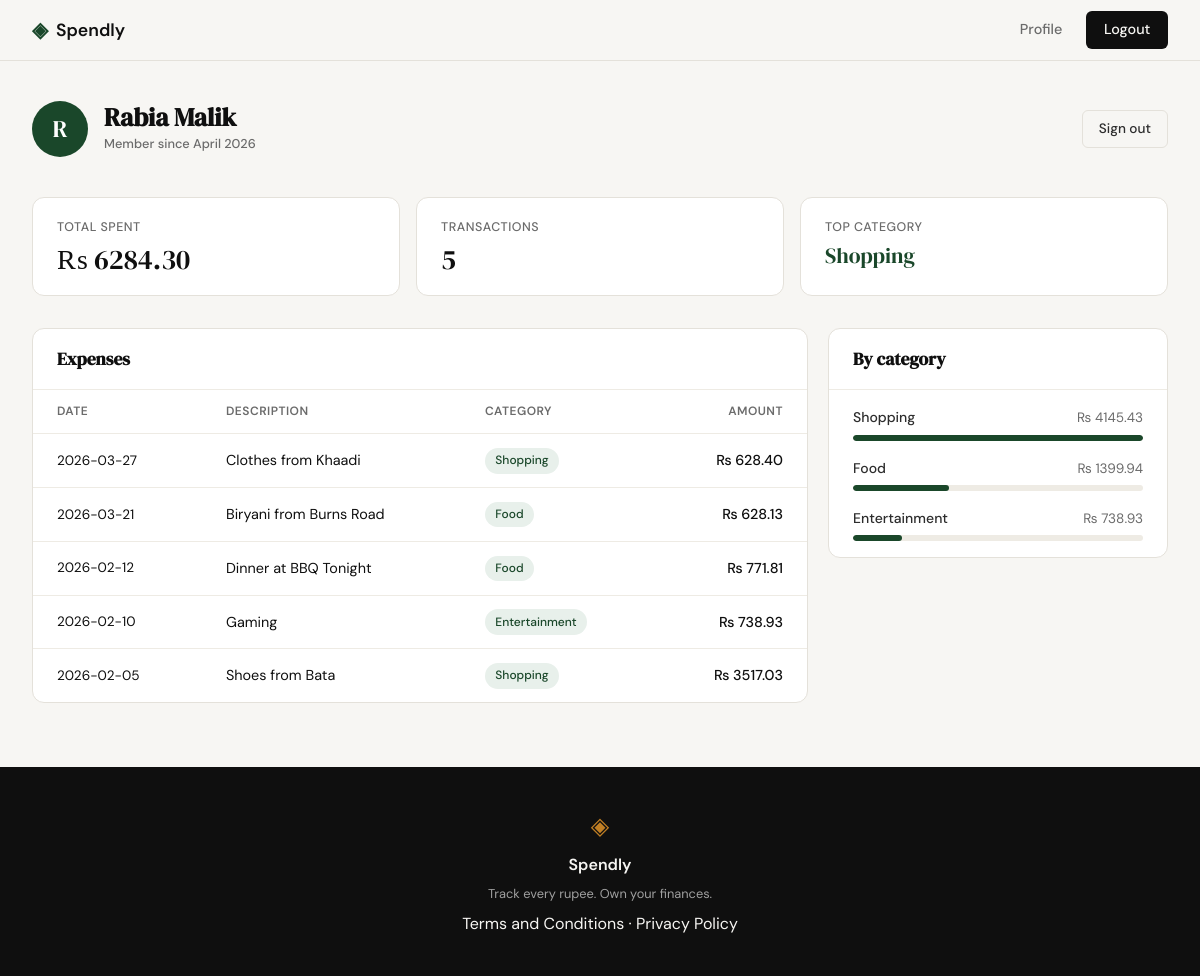
Screenshot of /profile (signed in) with the database file from the repository.
### tables this page shows
CREATE TABLE users (
            id            INTEGER PRIMARY KEY AUTOINCREMENT,
            name          TEXT    NOT NULL,
            email         TEXT    UNIQUE NOT NULL,
            password_hash TEXT    NOT NULL,
            created_at    TEXT    DEFAULT (datetime('now'))
        );

CREATE TABLE expenses (
            id          INTEGER PRIMARY KEY AUTOINCREMENT,
            user_id     INTEGER NOT NULL REFERENCES users(id),
            amount      REAL    NOT NULL,
            category    TEXT    NOT NULL,
            date        TEXT    NOT NULL,
            description TEXT,
            created_at  TEXT    DEFAULT (datetime('now'))
        );

### app.py (the view)
@app.route("/profile")
def profile():
    if not session.get("user_id"):
        return redirect(url_for("login"))
    user     = get_user_by_id(session["user_id"])
    expenses = get_expenses_by_user(session["user_id"])
    member_since  = datetime.strptime(user["created_at"][:10], "%Y-%m-%d").strftime("%B %Y")
    total_spent   = sum(e["amount"] for e in expenses)
    expense_count = len(expenses)
    cat_totals = {}
    for e in expenses:
        cat_totals[e["category"]] = cat_totals.get(e["category"], 0) + e["amount"]
    categories = sorted(cat_totals.items(), key=lambda x: x[1], reverse=True)
    top_category = categories[0][0] if categories else "—"
    return render_template(
        "profile.html",
        user=user,
        member_since=member_since,
        expenses=expenses,
        total_spent=total_spent,
        expense_count=expense_count,
        categories=categories,
        top_category=top_category,
    )

### database/db.py (called while the page is built)
def get_db():
    conn = sqlite3.connect(DB_PATH)
    conn.row_factory = sqlite3.Row
    conn.execute("PRAGMA foreign_keys = ON")
    return conn

def get_expenses_by_user(user_id: int):
    conn = get_db()
    rows = conn.execute(
        "SELECT * FROM expenses WHERE user_id = ? ORDER BY date DESC",
        (user_id,)
    ).fetchall()
    conn.close()
    return rows

def get_user_by_id(user_id: int):
    conn = get_db()
    user = conn.execute("SELECT * FROM users WHERE id = ?", (user_id,)).fetchone()
    conn.close()
    return user

### templates/profile.html (shortened to what this page needs)
{% extends "base.html" %}
{% block content %}
<div class="dash-page">
    <div class="dash-header">
        <div class="dash-user">
            <div class="dash-avatar">{{ user['name'][0].upper() }}</div>
            <div class="dash-user-meta">
                <h1 class="dash-name">{{ user['name'] }}</h1>
                <span class="dash-since">Member since {{ member_since }}</span>
            </div>
        </div>
        <a href="{{ url_for('logout') }}" class="btn-ghost btn-ghost--sm">Sign out</a>
    </div>
    <div class="dash-stats">
        <div class="stat-card">
            <span class="stat-label">Total spent</span>
            <span class="stat-value">₨ {{ "%.2f"|format(total_spent) }}</span>
        </div>
        <div class="stat-card">
            <span class="stat-label">Transactions</span>
            <span class="stat-value">{{ expense_count }}</span>
        </div>
        <div class="stat-card">
            <span class="stat-label">Top category</span>
            <span class="stat-value stat-value--cat">{{ top_category }}</span>
        </div>
    </div>
    <div class="dash-grid">
        <div class="dash-panel">
            <div class="panel-head">
                <h2 class="panel-title">Expenses</h2>
            </div>
            {% if expenses %}
            <div class="exp-table-wrap">
                <table class="exp-table">
                    <thead>
                        <tr>
                            <th>Date</th>
                            <th>Description</th>
                            <th>Category</th>
                            <th class="num">Amount</th>
                        </tr>
                    </thead>
                    <tbody>
                        {% for e in expenses %}
                        <tr>
                            <td class="exp-date">{{ e['date'] }}</td>
                            <td class="exp-desc">{{ e['description'] or '—' }}</td>
                            <td><span class="exp-cat-badge">{{ e['category'] }}</span></td>
                            <td class="num exp-amount">₨ {{ "%.2f"|format(e['amount']) }}</td>
                        </tr>
                        {% endfor %}
                    </tbody>
                </table>
            </div>
            {% else %}
            <div class="empty-state">
                <p>No expenses yet. Add your first one to get started.</p>
            </div>
            {% endif %}
        </div>
        <div class="dash-panel">
            <div class="panel-head">
                <h2 class="panel-title">By category</h2>
            </div>
            {% if categories %}
            <div class="cat-list">
                {% set max_amount = categories[0][1] %}
                {% for cat, amount in categories %}
                <div class="cat-row">
                    <div class="cat-row-top">
                        <span class="cat-name">{{ cat }}</span>
                        <span class="cat-amount">₨ {{ "%.2f"|format(amount) }}</span>
                    </div>
                    <div class="cat-track">
                        <div class="cat-bar" style="width: {{ (amount / max_amount * 100)|int }}%"></div>
                    </div>
                </div>
                {% endfor %}
            </div>
            {% else %}
            <div class="empty-state">
                <p>No categories to show yet.</p>
            </div>
            {% endif %}
        </div>
    </div>
</div>
{% endblock %}

### rows the page displays
users: name "R", name "Rabia Malik"
expenses: category "Shopping", date "2026-03-27", description "Clothes from Khaadi", amount "628.40", amount "4145.43", {{ (amount / max_amount * 100)|int }} 100 (drawn)
expenses: date "2026-03-21", description "Biryani from Burns Road", category "Food", amount "628.13", amount "1399.94", {{ (amount / max_amount * 100)|int }} 33 (drawn)
expenses: date "2026-02-12", description "Dinner at BBQ Tonight", category "Food", amount "771.81"
expenses: date "2026-02-10", description "Gaming", category "Entertainment", amount "738.93", {{ (amount / max_amount * 100)|int }} 17 (drawn)
expenses: date "2026-02-05", description "Shoes from Bata", category "Shopping", amount "3517.03"

### other values shown
{{ member_since }} "April 2026"
{{ "%.2f"|format(total_spent) }} "6284.30"
{{ expense_count }} "5"
